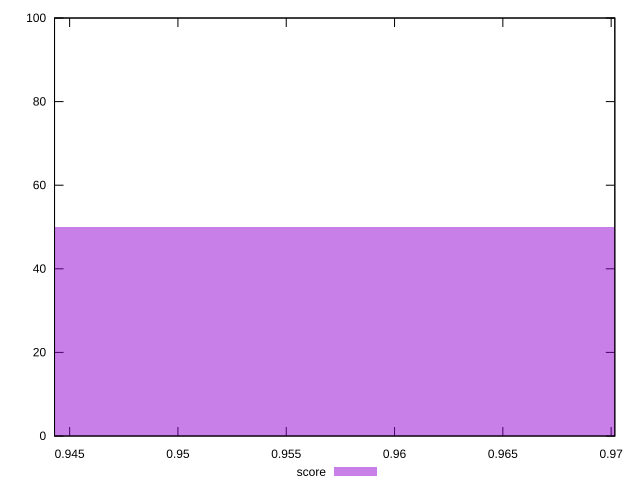

The script that saved this image:
reset

$score <<EOF
0.9628332944224826 50
0.9360879251329691 50
EOF

set key outside below
set boxwidth 0.026745369289513404
set xrange [0.9443030417368379:0.9701695035748684]
set yrange [0:100]
set style fill transparent solid 0.5 noborder
set terminal svg size 640, 490 enhanced background rgb 'white'
set output "report_00007_2020-12-11T15:55:29.892Z/first-contentful-paint/samples/pages+cached+noexternal+noimg/score/histogram.svg"

plot $score title "score" with boxes

reset
